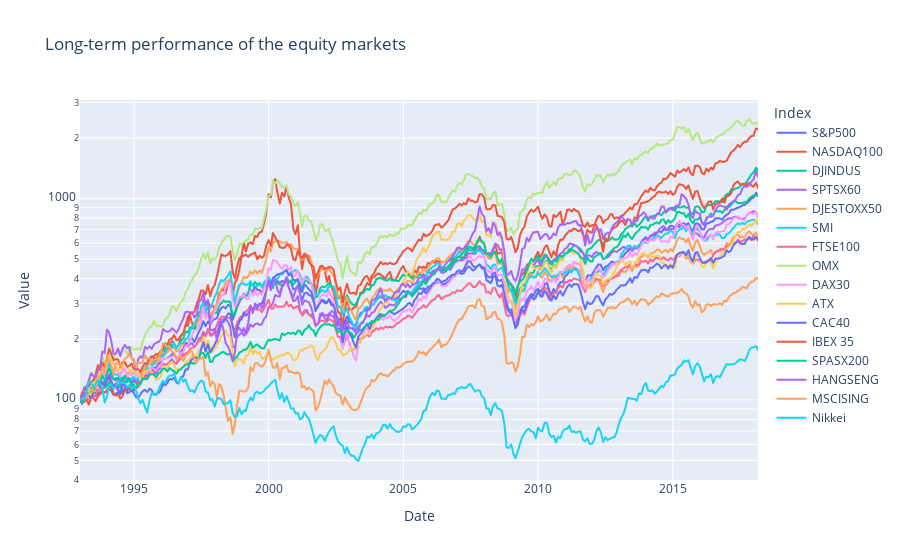

The notebook cell this image was saved under:
### Markdown cell above
1. Display the long-term performance of the equity markets

### Code cell
data_melted = data.melt(id_vars=['Date'], value_vars=data.columns[1:], var_name='Index', value_name='Value')
fig = px.line(data_melted, x='Date', y='Value', color='Index', title='Long-term performance of the equity markets', log_y=True)
fig.show()

### Figure 1 — Plotly figure (JSON) as saved in the notebook; plotly's stock layout.template omitted (floating-point values rounded to 4 significant figures; data arrays with more than 128 entries replaced by an {"elided": "..."} marker saying what was removed)
{"data": [{"hovertemplate": "Index=S&P500<br>Date=%{x}<br>Value=%{y}<extra></extra>", "legendgroup": "S&P500", "line": {"color": "#636efa", "dash": "solid"}, "marker": {"symbol": "circle"}, "mode": "lines", "name": "S&P500", "showlegend": true, "type": "scattergl", "x": {"elided": "303 str values"}, "xaxis": "x", "y": {"elided": "303 float values"}, "yaxis": "y"}, {"hovertemplate": "Index=NASDAQ100<br>Date=%{x}<br>Value=%{y}<extra></extra>", "legendgroup": "NASDAQ100", "line": {"color": "#EF553B", "dash": "solid"}, "marker": {"symbol": "circle"}, "mode": "lines", "name": "NASDAQ100", "showlegend": true, "type": "scattergl", "x": {"elided": "303 str values"}, "xaxis": "x", "y": {"elided": "303 float values"}, "yaxis": "y"}, {"hovertemplate": "Index=DJINDUS<br>Date=%{x}<br>Value=%{y}<extra></extra>", "legendgroup": "DJINDUS", "line": {"color": "#00cc96", "dash": "solid"}, "marker": {"symbol": "circle"}, "mode": "lines", "name": "DJINDUS", "showlegend": true, "type": "scattergl", "x": {"elided": "303 str values"}, "xaxis": "x", "y": {"elided": "303 float values"}, "yaxis": "y"}, {"hovertemplate": "Index=SPTSX60<br>Date=%{x}<br>Value=%{y}<extra></extra>", "legendgroup": "SPTSX60", "line": {"color": "#ab63fa", "dash": "solid"}, "marker": {"symbol": "circle"}, "mode": "lines", "name": "SPTSX60", "showlegend": true, "type": "scattergl", "x": {"elided": "303 str values"}, "xaxis": "x", "y": {"elided": "303 float values"}, "yaxis": "y"}, {"hovertemplate": "Index=DJESTOXX50<br>Date=%{x}<br>Value=%{y}<extra></extra>", "legendgroup": "DJESTOXX50", "line": {"color": "#FFA15A", "dash": "solid"}, "marker": {"symbol": "circle"}, "mode": "lines", "name": "DJESTOXX50", "showlegend": true, "type": "scattergl", "x": {"elided": "303 str values"}, "xaxis": "x", "y": {"elided": "303 float values"}, "yaxis": "y"}, {"hovertemplate": "Index=SMI<br>Date=%{x}<br>Value=%{y}<extra></extra>", "legendgroup": "SMI", "line": {"color": "#19d3f3", "dash": "solid"}, "marker": {"symbol": "circle"}, "mode": "lines", "name": "SMI", "showlegend": true, "type": "scattergl", "x": {"elided": "303 str values"}, "xaxis": "x", "y": {"elided": "303 float values"}, "yaxis": "y"}, {"hovertemplate": "Index=FTSE100<br>Date=%{x}<br>Value=%{y}<extra></extra>", "legendgroup": "FTSE100", "line": {"color": "#FF6692", "dash": "solid"}, "marker": {"symbol": "circle"}, "mode": "lines", "name": "FTSE100", "showlegend": true, "type": "scattergl", "x": {"elided": "303 str values"}, "xaxis": "x", "y": {"elided": "303 float values"}, "yaxis": "y"}, {"hovertemplate": "Index=OMX<br>Date=%{x}<br>Value=%{y}<extra></extra>", "legendgroup": "OMX", "line": {"color": "#B6E880", "dash": "solid"}, "marker": {"symbol": "circle"}, "mode": "lines", "name": "OMX", "showlegend": true, "type": "scattergl", "x": {"elided": "303 str values"}, "xaxis": "x", "y": {"elided": "303 float values"}, "yaxis": "y"}, {"hovertemplate": "Index=DAX30<br>Date=%{x}<br>Value=%{y}<extra></extra>", "legendgroup": "DAX30", "line": {"color": "#FF97FF", "dash": "solid"}, "marker": {"symbol": "circle"}, "mode": "lines", "name": "DAX30", "showlegend": true, "type": "scattergl", "x": {"elided": "303 str values"}, "xaxis": "x", "y": {"elided": "303 float values"}, "yaxis": "y"}, {"hovertemplate": "Index=ATX<br>Date=%{x}<br>Value=%{y}<extra></extra>", "legendgroup": "ATX", "line": {"color": "#FECB52", "dash": "solid"}, "marker": {"symbol": "circle"}, "mode": "lines", "name": "ATX", "showlegend": true, "type": "scattergl", "x": {"elided": "303 str values"}, "xaxis": "x", "y": {"elided": "303 float values"}, "yaxis": "y"}, {"hovertemplate": "Index=CAC40<br>Date=%{x}<br>Value=%{y}<extra></extra>", "legendgroup": "CAC40", "line": {"color": "#636efa", "dash": "solid"}, "marker": {"symbol": "circle"}, "mode": "lines", "name": "CAC40", "showlegend": true, "type": "scattergl", "x": {"elided": "303 str values"}, "xaxis": "x", "y": {"elided": "303 float values"}, "yaxis": "y"}, {"hovertemplate": "Index=IBEX 35<br>Date=%{x}<br>Value=%{y}<extra></extra>", "legendgroup": "IBEX 35", "line": {"color": "#EF553B", "dash": "solid"}, "marker": {"symbol": "circle"}, "mode": "lines", "name": "IBEX 35", "showlegend": true, "type": "scattergl", "x": {"elided": "303 str values"}, "xaxis": "x", "y": {"elided": "303 float values"}, "yaxis": "y"}, {"hovertemplate": "Index=SPASX200<br>Date=%{x}<br>Value=%{y}<extra></extra>", "legendgroup": "SPASX200", "line": {"color": "#00cc96", "dash": "solid"}, "marker": {"symbol": "circle"}, "mode": "lines", "name": "SPASX200", "showlegend": true, "type": "scattergl", "x": {"elided": "303 str values"}, "xaxis": "x", "y": {"elided": "303 float values"}, "yaxis": "y"}, {"hovertemplate": "Index=HANGSENG<br>Date=%{x}<br>Value=%{y}<extra></extra>", "legendgroup": "HANGSENG", "line": {"color": "#ab63fa", "dash": "solid"}, "marker": {"symbol": "circle"}, "mode": "lines", "name": "HANGSENG", "showlegend": true, "type": "scattergl", "x": {"elided": "303 str values"}, "xaxis": "x", "y": {"elided": "303 float values"}, "yaxis": "y"}, {"hovertemplate": "Index=MSCISING<br>Date=%{x}<br>Value=%{y}<extra></extra>", "legendgroup": "MSCISING", "line": {"color": "#FFA15A", "dash": "solid"}, "marker": {"symbol": "circle"}, "mode": "lines", "name": "MSCISING", "showlegend": true, "type": "scattergl", "x": {"elided": "303 str values"}, "xaxis": "x", "y": {"elided": "303 float values"}, "yaxis": "y"}, {"hovertemplate": "Index=Nikkei<br>Date=%{x}<br>Value=%{y}<extra></extra>", "legendgroup": "Nikkei", "line": {"color": "#19d3f3", "dash": "solid"}, "marker": {"symbol": "circle"}, "mode": "lines", "name": "Nikkei", "showlegend": true, "type": "scattergl", "x": {"elided": "303 str values"}, "xaxis": "x", "y": {"elided": "303 float values"}, "yaxis": "y"}], "layout": {"legend": {"title": {"text": "Index"}, "tracegroupgap": 0}, "title": {"text": "Long-term performance of the equity markets"}, "xaxis": {"anchor": "y", "domain": [0, 1], "title": {"text": "Date"}}, "yaxis": {"anchor": "x", "domain": [0, 1], "title": {"text": "Value"}, "type": "log"}}}
